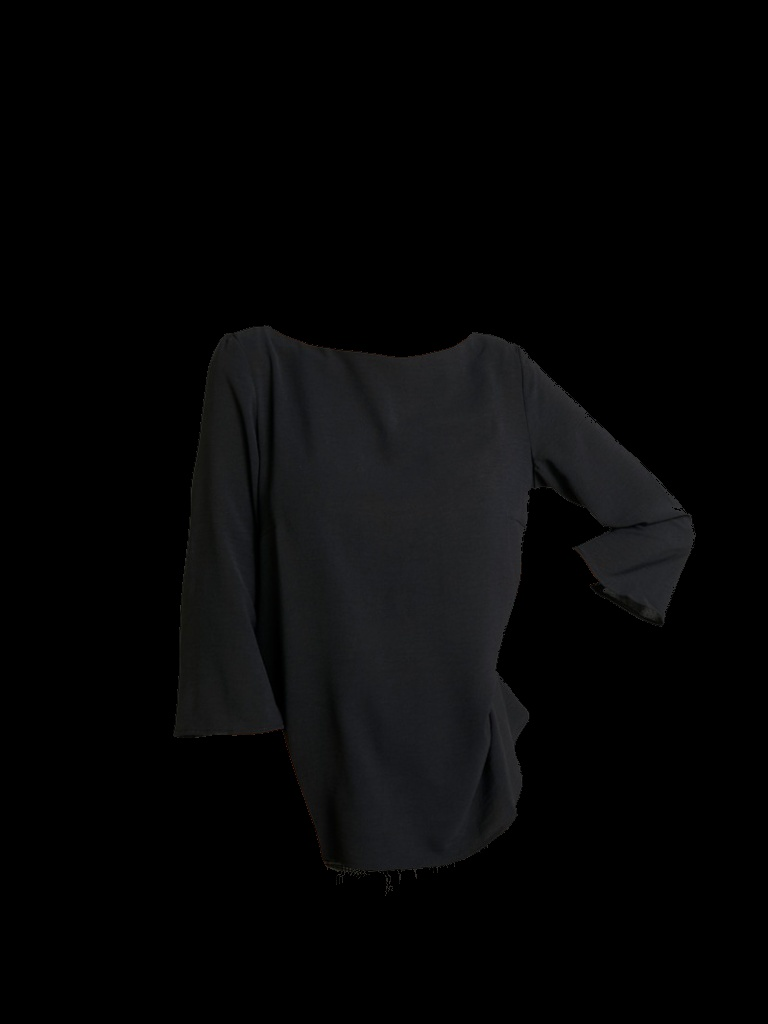
#> input picture shirt_extracted.jpg, 768 x 1024 px
$ python color-replacement.py
#> lines starting #> are read from the running program, lines starting #| are printed output that depends on the picture; after the words box and inside, x2 and y2 are one past the last pixel; in counts of white or black regions, pixels touching at a corner belong together
import cv2
import numpy as np
import tkinter as tk
from tkinter import ttk, filedialog, colorchooser
from PIL import Image, ImageTk

# ================================
# INITIAL SETTINGS
# ================================
input_image = 'shirt_extracted.jpg'
color_dict = {
    'Red': (0, '#ff4d4d'),
    'Yellow': (30, '#ffd633'),
    'Green': (60, '#5cd65c'),
    'Cyan': (90, '#33cccc'),
    'Blue': (120, '#4d79ff'),
    'Magenta': (150, '#cc33ff')
}

# ================================
# IMAGE LOADING AND PREPARATION
# ================================
shirt_img = cv2.imread(input_image)
#> shirt_img is the input picture: shape (1024, 768, 3); mean B, G, R 7, 6.5, 6.4
if shirt_img is None:
    raise FileNotFoundError(f"Could not load image: {input_image}")

shirt_img = cv2.cvtColor(shirt_img, cv2.COLOR_BGR2RGB)
mask = np.any(shirt_img != [0, 0, 0], axis=2)
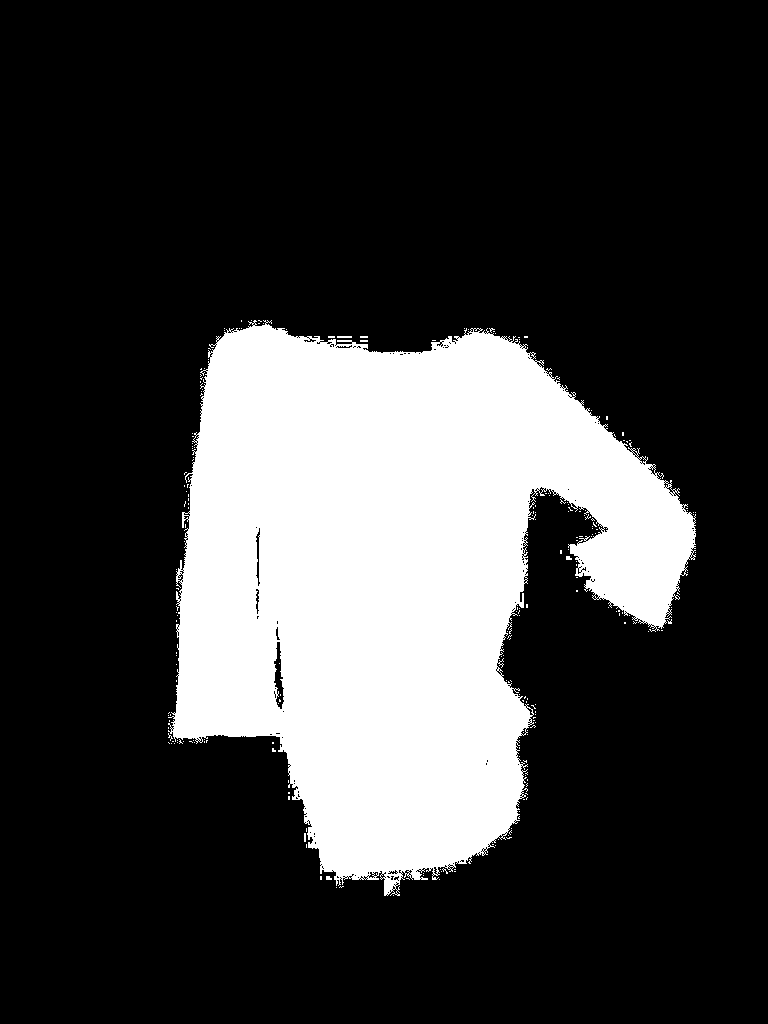
#> mask: shape (1024, 768) bool; 23.4% white; 226 white regions (222 under 20 px), largest, box (x1, y1, x2, y2) and area: (168, 320, 696, 896) 183484, (337, 336, 352, 338) 30, (566, 556, 572, 560) 20, (326, 876, 332, 880) 20
hsv_base = cv2.cvtColor(shirt_img, cv2.COLOR_RGB2HSV)
#> hsv_base: shape (1024, 768, 3); mean H, S, V 21.5, 7.5, 7.1

def recolor_shirt(hue_value):
    hsv = hsv_base.copy()
    hsv[..., 0][mask] = hue_value
    return cv2.cvtColor(hsv, cv2.COLOR_HSV2RGB)

def resize_keep_ratio(img, max_size=500):
#> called with max_size = 500
    h, w = img.shape[:2]
#> h = 1024; w = 768
    scale = max_size / max(h, w)
#> scale = 0.488
    return cv2.resize(img, (int(w * scale), int(h * scale)))

def cv_to_tk(img):
    return ImageTk.PhotoImage(Image.fromarray(img))

# ================================
# MAIN WINDOW SETUP
# ================================
root = tk.Tk()
root.title("CS566 Project: Color Replacement")
root.geometry("1000x750")
root.configure(bg="white")

# Style configuration
style = ttk.Style()
style.theme_use('clam')

# Save button styling
style.configure(
    "SaveButton.TButton",
    font=("Segoe UI", 11, "bold"),
    foreground="white",
    background="#0078D7",
    padding=10,
    relief="flat"
)
style.map(
    "SaveButton.TButton",
    background=[("active", "#005A9E")]
)

# Custom color button styling
style.configure(
    "CustomColor.TButton",
    font=("Segoe UI", 10, "bold"),
    foreground="#333",
    background="#f0f0f0",
    padding=8,
    borderwidth=0
)
style.map(
    "CustomColor.TButton",
    background=[("active", "#d9d9d9")]
)

# Layout
root.grid_rowconfigure(1, weight=1)
root.grid_columnconfigure(0, weight=1)

# Header
header = tk.Frame(root, bg="#f8f8f8", height=70)
header.grid(row=0, column=0, sticky="ew")
tk.Label(
    header, text="CS566 Project: Color Replacement",
    font=("Helvetica", 22, "bold"), bg="#f8f8f8", fg="#333"
).pack(pady=15)

# Main content
main_frame = tk.Frame(root, bg="white")
main_frame.grid(row=1, column=0, sticky="nsew")

display_img = resize_keep_ratio(shirt_img)
tk_img = cv_to_tk(display_img)
img_label = tk.Label(main_frame, image=tk_img, bg="white")
img_label.pack(pady=30)

# Color swatches
swatch_frame = tk.Frame(main_frame, bg="white")
swatch_frame.pack(pady=15)

selected_color = tk.StringVar(value="Original")

def show_color(color_name):
    hue, hex_color = color_dict[color_name]
    recolored = recolor_shirt(hue)
    resized = resize_keep_ratio(recolored)
    tk_new = cv_to_tk(resized)
    img_label.configure(image=tk_new)
    img_label.image = tk_new
    selected_color.set(color_name)
    color_label.config(bg=hex_color)

def make_circle(canvas, color):
    r = 22
    canvas.create_oval(2, 2, 2*r, 2*r, fill=color, outline=color)

for name, (hue, hex_color) in color_dict.items():
    c = tk.Canvas(swatch_frame, width=50, height=50, bg="white", highlightthickness=0)
    make_circle(c, hex_color)
    c.bind("<Button-1>", lambda e, n=name: show_color(n))
    c.pack(side="left", padx=8)

# [25 lines of commented-out code are left out]
footer = tk.Frame(root, bg="#f2f2f2", height=60)
footer.grid(row=2, column=0, sticky="ew")
footer.grid_propagate(False)

footer_inner = tk.Frame(footer, bg="#f2f2f2")
footer_inner.pack(expand=True)

color_label = tk.Label(
    footer_inner, textvariable=selected_color,
    font=("Arial", 16, "bold"), fg="#333", bg="#f2f2f2", width=12
)
color_label.pack(side="left", padx=10)

# Save image function
def save_image():
    file_path = filedialog.asksaveasfilename(
        defaultextension=".jpg",
        filetypes=[("JPEG", "*.jpg"), ("PNG", "*.png")]
    )
    if file_path:
        hue, _ = color_dict.get(selected_color.get(), (60, ''))
        recolored = recolor_shirt(hue)
        cv2.imwrite(file_path, cv2.cvtColor(recolored, cv2.COLOR_RGB2BGR))

ttk.Button(
    footer_inner,
    text="Save Image",
    command=save_image,
    style="SaveButton.TButton"
).pack(side="left", padx=10)

root.mainloop()
